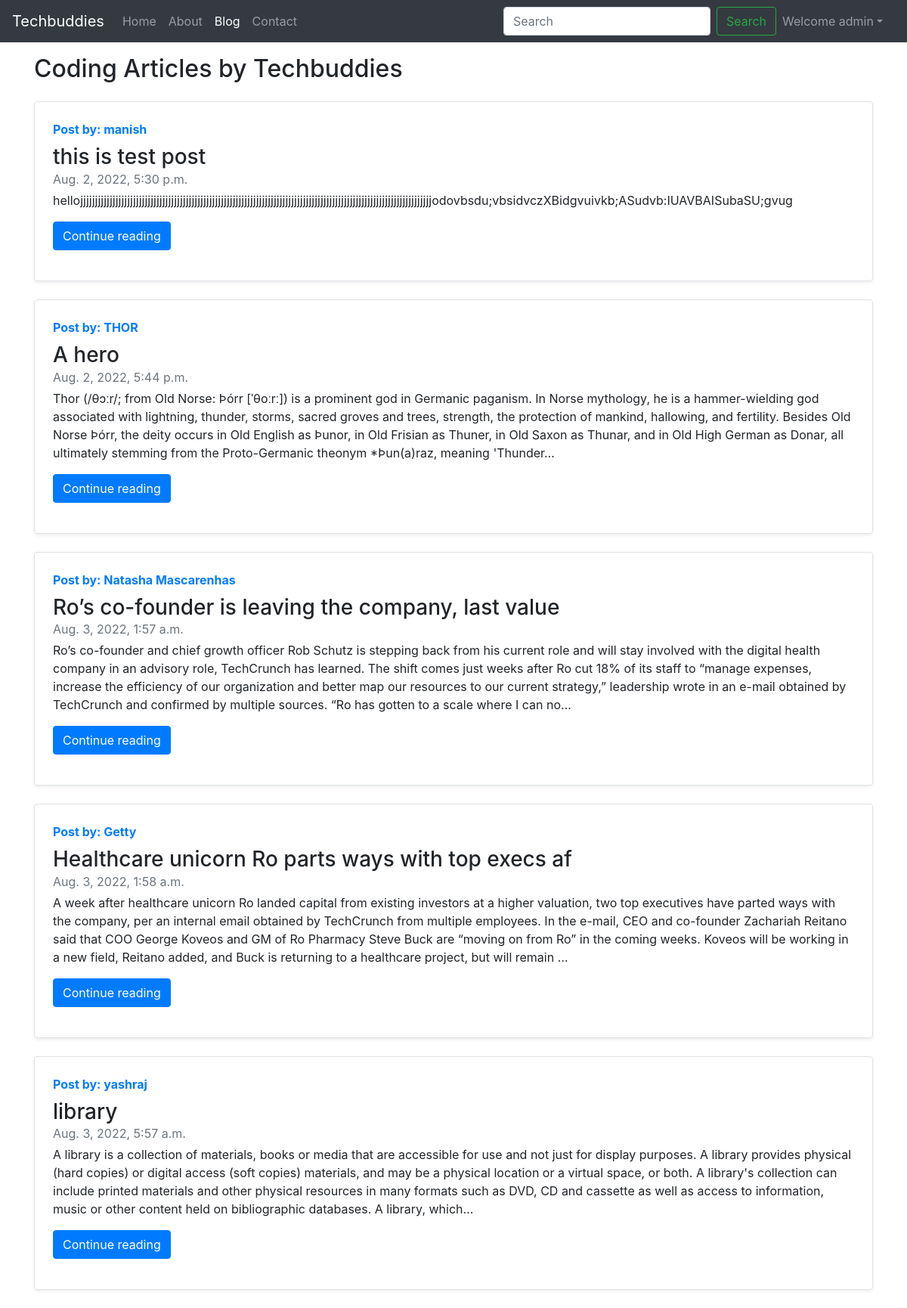
Screenshot of /blog/ (signed in) with the database file from the repository.
### blog/models.py (models this page shows, shortened)
class Post(models.Model):
    postid = models.AutoField(primary_key=True)
    title = models.CharField(max_length=50)
    author  = models.CharField(max_length=50)
    content = models.TextField()
    slug = models.CharField(max_length=200)
    timestamp = models.DateTimeField( blank=True)

### blog/views.py (the view)
# urls.py: path('', views.blogHome, name='blogHome'),
def blogHome(request):
    allpost = Post.objects.all()
    contaxt = {'allpost': allpost}
    return render(request, 'blog/bloghome.html' , contaxt)

### templates/blog/bloghome.html (shortened to what this page needs)
{% extends 'base.html' %}
{% block blogactive %} active {% endblock blogactive %}
{% block body %}
<div class="container my-3">
    <h2>Coding Articles by Techbuddies</h2>
    {% for post  in allpost  %}
    <div class="row no-gutters border rounded overflow-hidden flex-md-row mb-4 shadow-sm h-md-250 my-4 position-relative">
        <div class="col p-4 d-flex flex-column position-static">
            <strong class="d-inline-block mb-2 text-primary">Post by: {{ post.author}}</strong>
            <h3 class="mb-0">{{post.title}}</h3>
            <div class="mb-1 text-muted">{{post.timestamp}}</div>
            <p class="card-text mb-auto">{{post.content |truncatechars:500 }}</p>
            <div class="my-2">
            	<a href="/blog/blogpost{{post.slug}}" role="button" class="btn btn-primary my-2">Continue reading</a>
            </div>
        </div>
    </div>
    {% endfor %}
</div>
{% endblock body %}

### templates/base.html (shortened to what this page needs)
<!doctype html>
<html lang="en">
<head>
  <link rel="stylesheet" href="https://cdn.jsdelivr.net/npm/bootstrap@4.6.2/dist/css/bootstrap.min.css"
>
</head>
<body>
  <nav class="navbar navbar-expand-lg navbar-dark bg-dark">
    <a class="navbar-brand" href="/">Techbuddies</a>
    <div class="collapse navbar-collapse" id="navbarSupportedContent">
      <ul class="navbar-nav mr-auto">
        <li class="nav-item {% block homeactive %}{% endblock homeactive %}">
          <a class="nav-link" href="/">Home <span class="sr-only">(current)</span></a>
        </li>
        <li class="nav-item {% block aboutactive %}{% endblock aboutactive %}">
          <a class="nav-link" href="/about">About</a>
        </li>
        <li class="nav-item {% block blogactive %}{% endblock blogactive %}">
          <a class="nav-link" href="/blog">Blog</a>
        </li>
        <li class="nav-item {% block contactactive %}{% endblock contactactive %}">
          <a class="nav-link" href="/contact">Contact</a>
        </li>
      </ul>
      <div class="form-inline ml-auto">
        <form class="form-inline my-2 my-lg-0" action="/search" mathod='GET'>
          <input class="form-control mr-sm-2" type="search" placeholder="Search" aria-label="Search" name="query"
            id="query">
          <button class="btn btn-outline-success my-2 my-sm-0" type="submit">Search</button>
        </form>
        {% if request.user.is_authenticated %}
        <ul class="navbar-nav mr-2">
          <li class="nav-item dropdown">
            <a class="nav-link dropdown-toggle" href='#' id="navbarDropdown" role="button" data-toggle="dropdown">
              Welcome {{request.user}}</a>
          </li>
        </ul>
      </div>
      {% endif %}
    </div>
  </nav>
  {% block body %}{% endblock body %}
</body>
</html>

### rows the page displays
Post: author "manish", title "this is test post", timestamp "Aug. 2, 2022, 5:30 p.m.", content "hellojjjjjjjjjjjjjjjjjjjjjjjjjjjjjjjjjjjjjjjjjjjjjjjjjjjjjjjjjjjjjjjjjjjjjjjjjjjjjjjjjjjjjjjjjjjjjjjjjjjjjjjjjjjjjjjjjjjjjjjjodovbsdu;vbsidvczXBidgvuivkb;ASudvb:IUAVBAISubaSU;gvug"
Post: author "THOR", title "A hero", timestamp "Aug. 2, 2022, 5:44 p.m.", content "Thor (/θɔːr/; from Old Norse: Þórr [ˈθoːrː]) is a prominent god in Germanic paganism. In Norse mythology, he is a hammer-wielding god associated with lightning, thunder, storms, sacred groves and trees, strength, the protection of mankind, hallowing, and fertility. Besides Old Norse Þórr, the deity occurs in Old English as Þunor, in Old Frisian as Thuner, in Old Saxon as Thunar, and in Old High German as Donar, all ultimately stemming from the Proto-Germanic theonym *Þun(a)raz, meaning 'Thunder…"
Post: author "Natasha Mascarenhas", title "Ro’s co-founder is leaving the company, last value", timestamp "Aug. 3, 2022, 1:57 a.m.", content "Ro’s co-founder and chief growth officer Rob Schutz is stepping back from his current role and will stay involved with the digital health company in an advisory role, TechCrunch has learned. The shift comes just weeks after Ro cut 18% of its staff to “manage expenses, increase the efficiency of our organization and better map our resources to our current strategy,” leadership wrote in an e-mail obtained by TechCrunch and confirmed by multiple sources. “Ro has gotten to a scale where I can no…"
Post: author "Getty", title "Healthcare unicorn Ro parts ways with top execs af", timestamp "Aug. 3, 2022, 1:58 a.m.", content "A week after healthcare unicorn Ro landed capital from existing investors at a higher valuation, two top executives have parted ways with the company, per an internal email obtained by TechCrunch from multiple employees. In the e-mail, CEO and co-founder Zachariah Reitano said that COO George Koveos and GM of Ro Pharmacy Steve Buck are “moving on from Ro” in the coming weeks. Koveos will be working in a new field, Reitano added, and Buck is returning to a healthcare project, but will remain …"
Post: author "yashraj", title "library", timestamp "Aug. 3, 2022, 5:57 a.m.", content "A library is a collection of materials, books or media that are accessible for use and not just for display purposes. A library provides physical (hard copies) or digital access (soft copies) materials, and may be a physical location or a virtual space, or both. A library's collection can include printed materials and other physical resources in many formats such as DVD, CD and cassette as well as access to information, music or other content held on bibliographic databases. A library, which…"

### other values shown
{{ request.user }} "admin"
